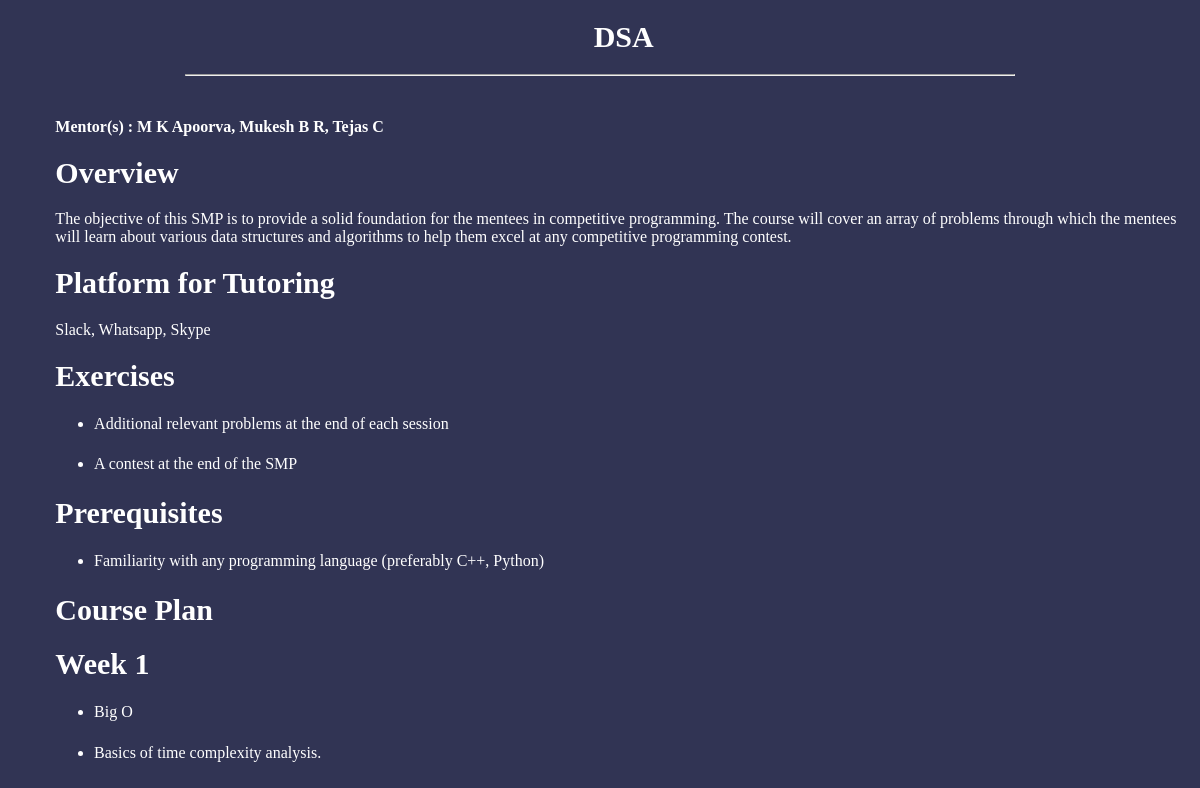
The page /smp/1/1/ on the database as committed earlier.
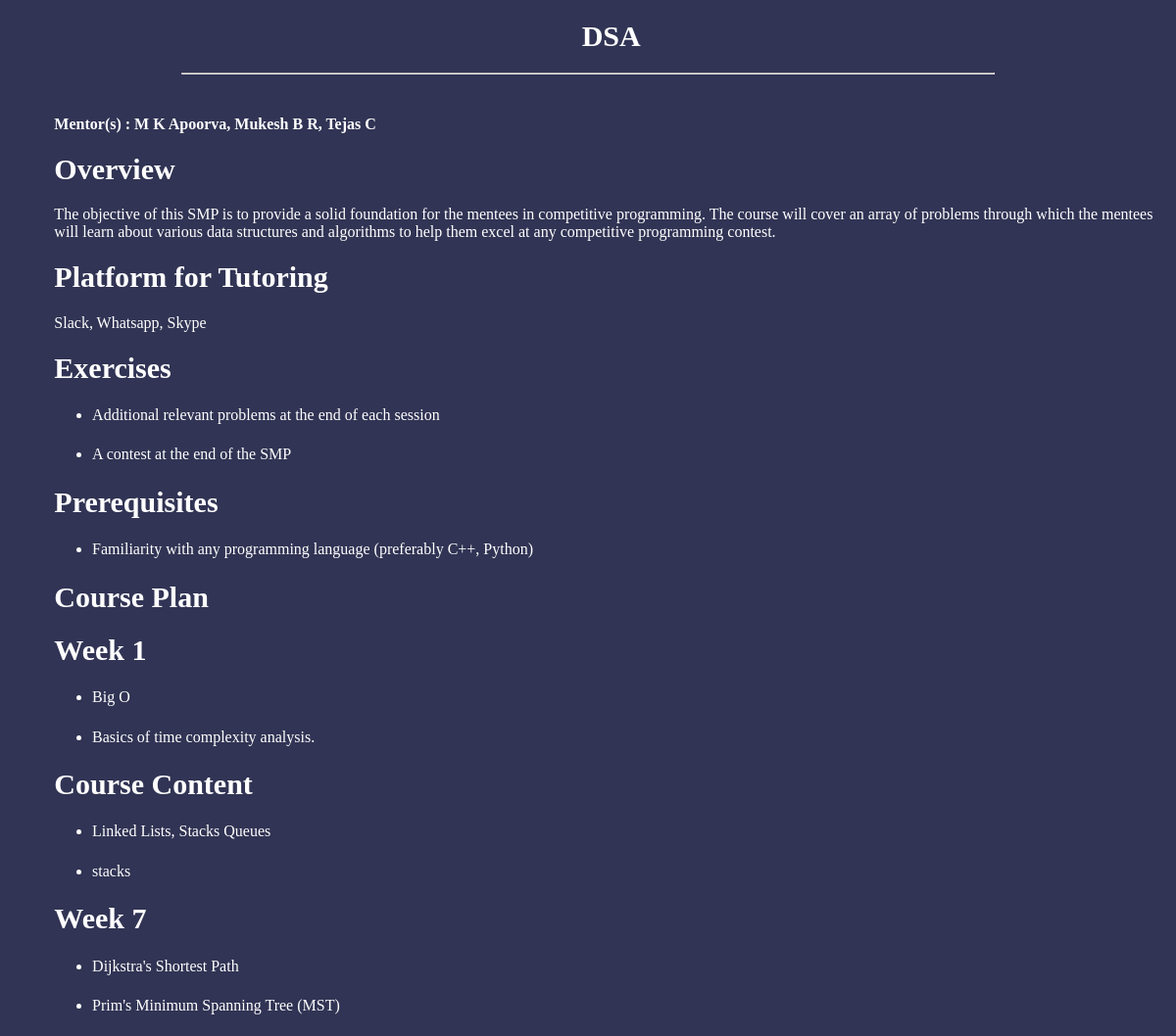
The same page on the database as committed later.
### SMP/models.py (models this page shows, shortened)
class SMP_des(models.Model):
 smp_id = models.ForeignKey(SMP, on_delete=models.CASCADE)
 sub_heading = models.CharField(max_length=200)
 sub_des = models.CharField(max_length=1000)

### SMP/views.py (the view)
# urls.py: path('<int:sig_id>/<int:smp_id>/', des),
def des(request, sig_id, smp_id):
    smp = (SMP.objects.filter(pk=smp_id))[0]
    smp_des = SMP_des.objects.filter(smp_id=smp_id)
    contex = {'smp': smp, 'smp_des': smp_des}
    return render(request, 'smp_des.html', contex)

### SMP/templatetags/extras.py (called while the page is built)
@register.filter
def compare(value, count):
    if value[count-1].sub_heading == value[count].sub_heading:
        return 1
    else:
        return 0

### SMP/templates/smp_des.html (shortened to what this page needs)
<!DOCTYPE html>
{% load extras %}
<html>
<head>
</head>
<body bgcolor="#313454">
	<center><h1>{{ smp.name }}</h1>
	<hr width="70%">
	<br></center>
	<p class="mentor">Mentor(s) : {{ smp.mentors }}</p>
	<h1>Overview</h1>
	<p>{{ smp.overview }}</p>
	<h1>Platform for Tutoring</h1>
	<p>{{ smp.platform_of_tutoring }}</p>
	{% for x in smp_des %}
	{% if forloop.first %}
	<h1>{{ smp_des.0.sub_heading }}</h1>
	<ul>
		<li>{{ smp_des.0.sub_des }}</li>
	{% elif smp_des|compare:forloop.counter0 %}
	    <li>{{ x.sub_des }}</li>
	{% elif x.sub_heading == "Week 1" %}
	</ul>
	<h1>Course Plan</h1>
	<h1>{{ x.sub_heading }}</h1>
	<ul>
		<li>{{ x.sub_des }}</li>
	{% else %}
	</ul>
	<h1>{{ x.sub_heading }}</h1>
	<ul>
		<li>{{ x.sub_des }}</li>
	{% endif %}
    {% endfor %}
</ul>
</body>
</html>

Rows that differ between the two databases and show on the page:
added SMP_des: sub_heading "Course Content", sub_des "Linked Lists, Stacks Queues"
added SMP_des: sub_des "stacks"
added SMP_des: sub_heading "Week 7", sub_des "Dijkstra's Shortest Path"
added SMP_des: sub_des "Prim's Minimum Spanning Tree (MST)"
